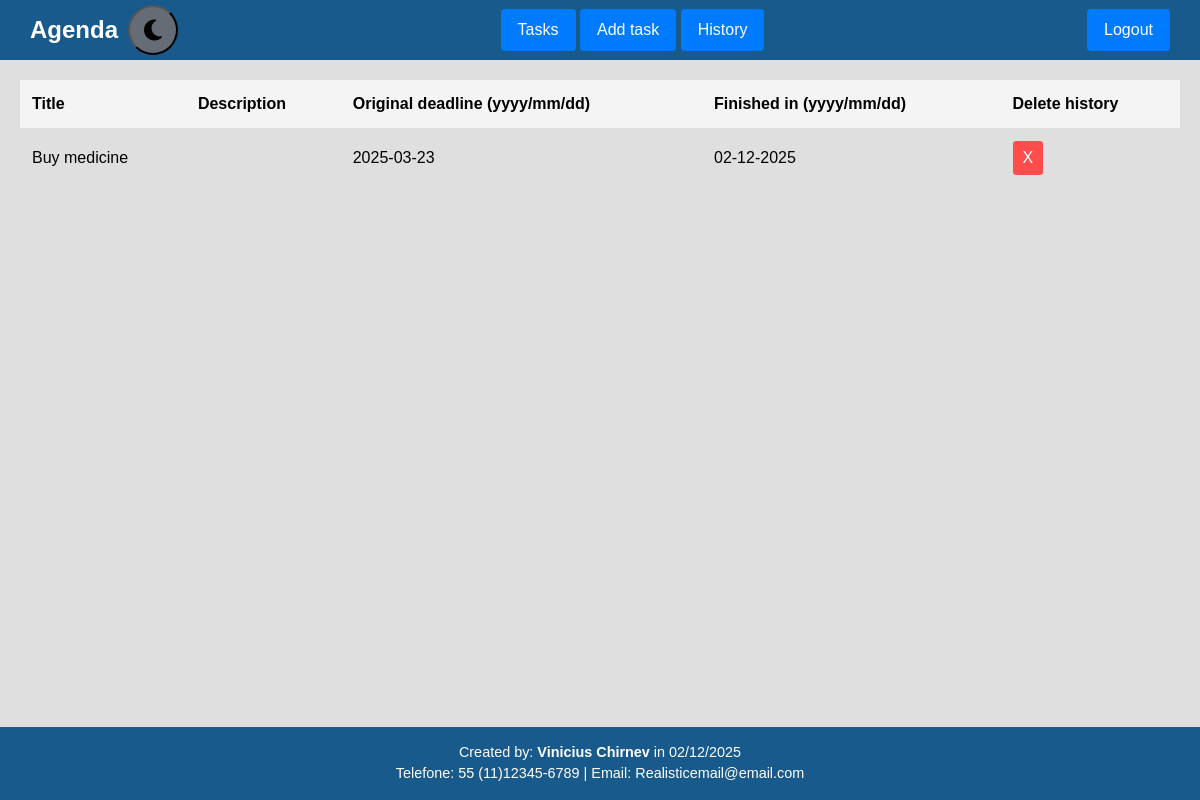
The app's page /history (signed in) with its own data.
### tables this page shows
CREATE TABLE history (history_id INTEGER PRIMARY KEY, user_id INTEGER, TITLE TEXT NOT NULL, DESCRIPTION TEXT, DEADLINE NUMBER NOT NULL, FINISHED  NUMBER NOT NULL, FOREIGN KEY(user_id) REFERENCES users(user_id));

### app.py (the view)
@app.route("/history", methods=["GET", "POST"])
@login_required
def history():
    tasks = db.execute("SELECT * FROM history WHERE user_id = ? ORDER BY FINISHED DESC", session["user_id"])
    if request.method == "POST":
        history_id = request.form.get("history")
        if history_id:
            print(history_id)
            db.execute("DELETE FROM history WHERE history_id = ?", history_id)
            tasks = db.execute("SELECT * FROM history WHERE user_id = ? ORDER BY FINISHED DESC", session["user_id"])
            return render_template("history.html",tasks=tasks)
    else:
        return render_template("history.html", tasks=tasks)

### app.py (called while the page is built)
@app.after_request
def after_request(response):
    response.headers["Cache-Control"] = "no-cache, no-store, must-revalidate"
    response.headers["Expires"] = 0
    response.headers["Pragma"] = "no-cache"
    return response

### helper.py (called while the page is built)
def login_required(f):
    @wraps(f)
    def decorated_function(*args, **kwargs):
        if session.get("user_id") is None:
            return redirect("/login")
        return f(*args, **kwargs)
    return decorated_function

### Templates/history.html (shortened to what this page needs)
{% extends "menu.html" %}
{%block content%}
<div class="table-container">
    <table class="task-table">
        <thead>
            <tr>
                <th>Title</th>
                <th>Description</th>
                <th>Original deadline (yyyy/mm/dd)</th>
                <th>Finished in (yyyy/mm/dd)</th>
                <th>Delete history</th>
            </tr>
        </thead>
        <tbody>
            {% for task in tasks %}
            <tr>
                <td>{{ task.TITLE }}</td>
                <td>{{ task.DESCRIPTION }}</td>
                <td>{{ task.DEADLINE }}</td>
                <td>{{ task.FINISHED }}</td>
                <form action="/history" method="post" class="delete-form">
                    <td>
                        <button type="submit" name="deletehistory" class="delete-button">X</button>
                    </td>
                    </form>
            </tr>
            {% endfor %}
        </tbody>
    </table>
</div>
{% endblock%}

### static/style.css (style rules this page uses)
* { margin: 0; padding: 0; box-sizing: border-box; }
:root { --background-color: #dfdfdf; --container-color: black; --thead-color: #f4f4f4; --icon-color: #666c75; --center-color: black; }
body { font-family: Arial, sans-serif; background-color: var(--background-color); display: flex; flex-direction: column; min-height: 100vh; }
.table-container { overflow-x: auto; margin: 20px; color: var(--container-color); }
.task-table { width: 100%; border-collapse: collapse; }
.task-table th, .task-table td { padding: 12px; text-align: left; border-bottom: 1px solid #ddd; }
.task-table th { background-color: var(--thead-color); }
.delete-button { background-color: #ff4d4d; color: white; border: none; padding: 5px 10px; border-radius: 3px; cursor: pointer; }

### records on screen
history: TITLE "Buy medicine", DEADLINE "2025-03-23", FINISHED "02-12-2025"
